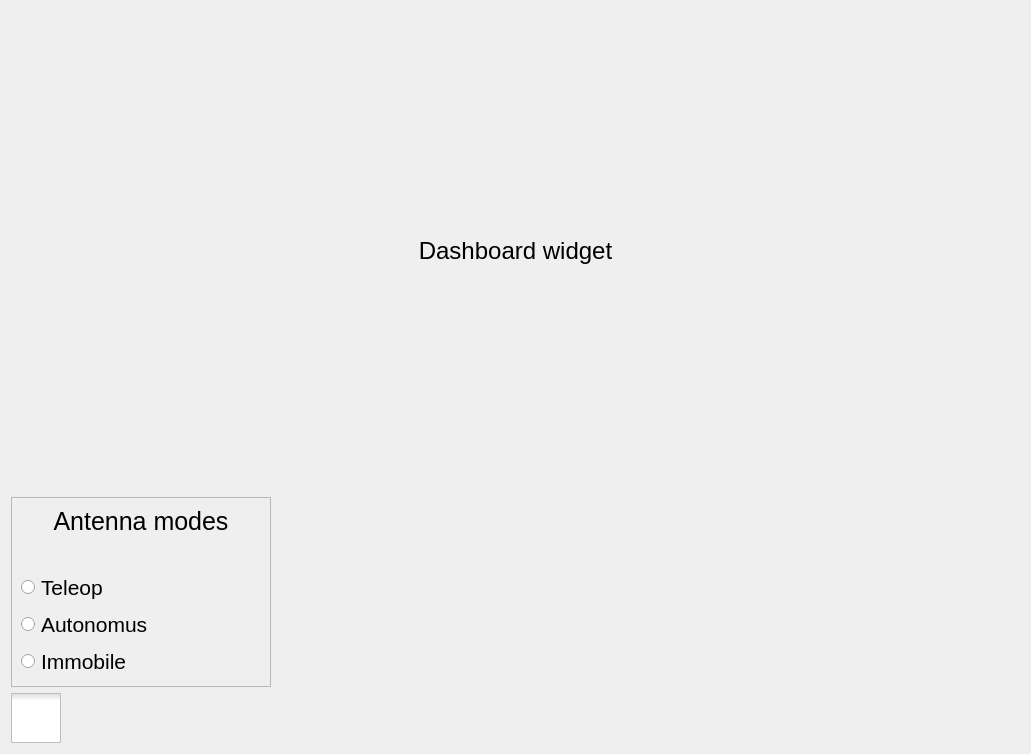
<?xml version="1.0" encoding="UTF-8"?>
<ui version="4.0">
 <class>Form</class>
 <widget class="QWidget" name="Form">
  <property name="geometry">
   <rect>
    <x>0</x>
    <y>0</y>
    <width>1031</width>
    <height>754</height>
   </rect>
  </property>
  <property name="windowTitle">
   <string>Form</string>
  </property>
  <layout class="QVBoxLayout" name="verticalLayout_2">
   <item>
    <widget class="QLabel" name="label">
     <property name="font">
      <font>
       <pointsize>18</pointsize>
      </font>
     </property>
     <property name="text">
      <string>Dashboard widget</string>
     </property>
     <property name="alignment">
      <set>Qt::AlignCenter</set>
     </property>
    </widget>
   </item>
   <item>
    <widget class="QFrame" name="frame">
     <property name="minimumSize">
      <size>
       <width>260</width>
       <height>190</height>
      </size>
     </property>
     <property name="maximumSize">
      <size>
       <width>260</width>
       <height>190</height>
      </size>
     </property>
     <property name="font">
      <font>
       <pointsize>16</pointsize>
      </font>
     </property>
     <property name="frameShape">
      <enum>QFrame::StyledPanel</enum>
     </property>
     <property name="frameShadow">
      <enum>QFrame::Raised</enum>
     </property>
     <layout class="QVBoxLayout" name="verticalLayout">
      <item>
       <widget class="QLabel" name="label_2">
        <property name="font">
         <font>
          <pointsize>19</pointsize>
         </font>
        </property>
        <property name="text">
         <string>Antenna modes</string>
        </property>
        <property name="alignment">
         <set>Qt::AlignHCenter|Qt::AlignTop</set>
        </property>
       </widget>
      </item>
      <item>
       <widget class="QRadioButton" name="rb_teleop">
        <property name="text">
         <string>Teleop</string>
        </property>
       </widget>
      </item>
      <item>
       <widget class="QRadioButton" name="rb_autonomus">
        <property name="text">
         <string>Autonomus</string>
        </property>
       </widget>
      </item>
      <item>
       <widget class="QRadioButton" name="rb_immobile">
        <property name="text">
         <string>Immobile</string>
        </property>
       </widget>
      </item>
     </layout>
    </widget>
   </item>
   <item>
    <widget class="QCheckBox" name="checkBox">
     <property name="styleSheet">
      <string notr="true">QCheckBox::indicator {
	width: 50px;
	height: 50px;
}

QCheckBox::indicator:checked {
	image: url(:/icons/icons/toggle_on.png);
}

QCheckBox::indicator:unchecked {
	image: url(:/icons/icons/toggle_off.png);
}</string>
     </property>
     <property name="text">
      <string/>
     </property>
    </widget>
   </item>
  </layout>
 </widget>
 <resources/>
 <connections/>
</ui>
